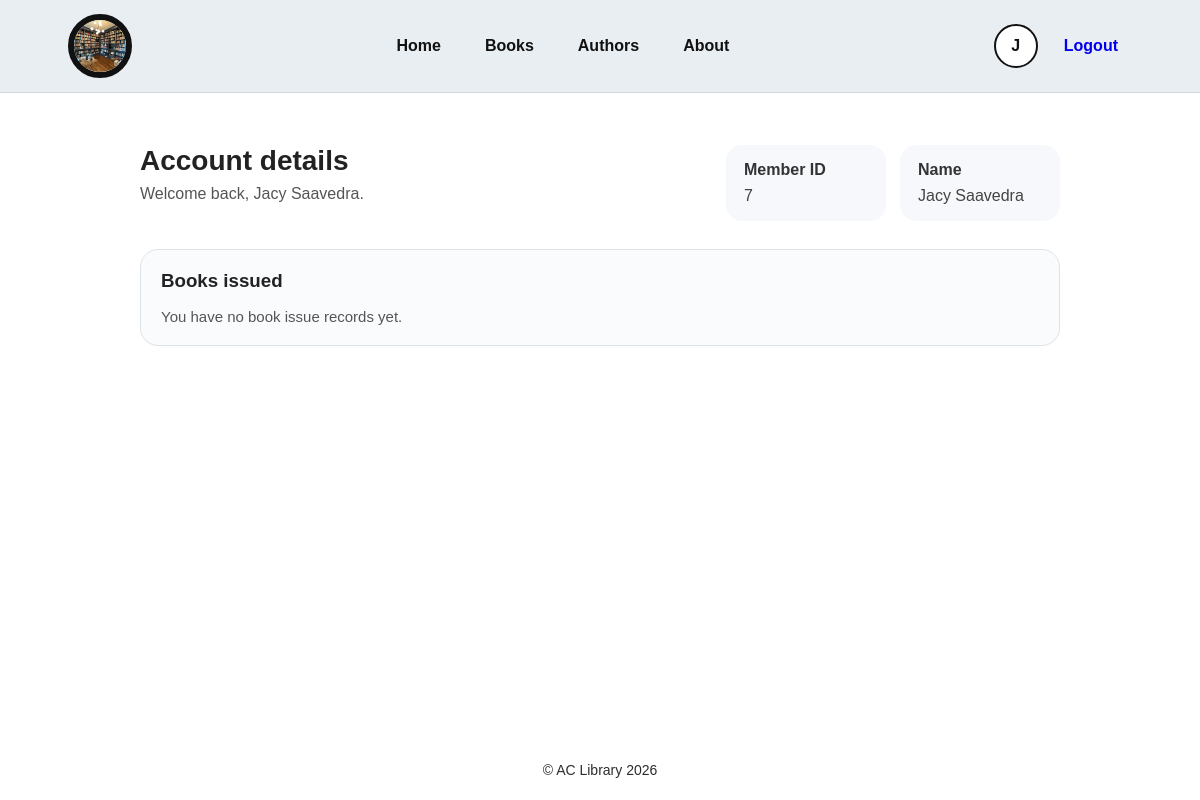
Screenshot of /profile/ (signed in) with the database file from the repository.
### libraryapp/models.py (models this page shows, shortened)
class Customer(models.Model): # Creates a model named Customer made for holding customer information
    student_id = models.AutoField(primary_key=True) # Creates an automatic gives a unique id for each customer
    first_name = models.CharField(max_length=40) # Creates a charfield for strings of text with a max character length of 40 for first names
    last_name = models.CharField(max_length=40) # Creates a charfield for strings of text with a max character length of 40 for last names
    password = models.CharField(max_length=15) # Creates a charfield for strings of text with a max character length of 15 for passwords

### libraryapp/views.py (the view)
# urls.py: path("profile/", views.profile, name="profile"),
def profile(request):
    customer_id = request.session.get('customer_id')
    if not customer_id:
        return redirect('login')
    customer = get_object_or_404(Customer, student_id=customer_id)
    book_transactions = BookTransaction.objects.filter(customer=customer).select_related('book').order_by('-issue_date')
    return render(request, 'profile.html', {
        'customer': customer,
        'book_transactions': book_transactions,
    })

### libraryapp/Templates/profile.html
{% extends "base.html" %}
{% block content %}
<section class="profile-page">
  <div class="profile-header">
    <div>
      <h2>Account details</h2>
      <p>Welcome back, {{ customer.first_name }} {{ customer.last_name }}.</p>
    </div>
    <div class="profile-summary">
      <div><strong>Member ID</strong><span>{{ customer.student_id }}</span></div>
      <div><strong>Name</strong><span>{{ customer.first_name }} {{ customer.last_name }}</span></div>
    </div>
  </div>
  <div class="issued-books-panel">
    <h3>Books issued</h3>
    {% if book_transactions %}
      <div class="issued-book-list">
        {% for transaction in book_transactions %}
          <div class="issued-book-item">
            <div class="issued-book-title">{{ transaction.book.book_name }}</div>
            <div class="issued-book-author">by {{ transaction.book.book_author }}</div>
            <div class="issued-book-detail"><strong>Issued:</strong> {{ transaction.issue_date|date:'M d, Y' }}</div>
            <div class="issued-book-detail"><strong>Return by:</strong> {{ transaction.return_date|date:'M d, Y' }}</div>
            <div class="issued-book-status {% if transaction.is_issued %}active{% else %}returned{% endif %}">
              {% if transaction.is_issued %}Currently issued{% else %}Returned{% endif %}
            </div>
          </div>
        {% endfor %}
      </div>
    {% else %}
      <p class="no-books">You have no book issue records yet.</p>
    {% endif %}
  </div>
</section>
{% endblock %}

### libraryapp/static/css/styles.css (style rules this page uses)
* { box-sizing: border-box; margin: 0; padding: 0; }
body { font-family: Arial, Helvetica, sans-serif; color: #222; background: #fff; }
.profile-page { max-width:920px; margin: 0 auto; padding: 24px 0; }
.profile-header { display:flex; justify-content:space-between; align-items:flex-start; gap:24px; margin-bottom:28px; }
.profile-header h2 { font-size:28px; margin-bottom:8px; }
.profile-header p { color:#555; }
.profile-summary { display:grid; grid-template-columns:repeat(2,minmax(160px,1fr)); gap:14px; }
.profile-summary div { background:#f6f8fb; padding:16px 18px; border-radius:16px; }
.profile-summary strong { display:block; margin-bottom:8px; color:#333; }
.profile-summary span { color:#444; }
.issued-books-panel { background:#f9fbfd; padding:20px; border-radius:18px; border:1px solid #dee3e8; }
.issued-books-panel h3 { margin-bottom:16px; }
.no-books { color:#555; font-size:15px; }

### rows the page displays
Customer: first_name "Jacy", last_name "Saavedra", student_id "7"

### other values shown
{{ request.session.customer_name|default:'U'|slice:":1"|upper }} "J"
